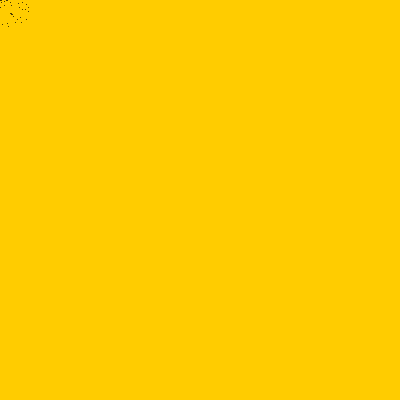
Frame 1 (no input)
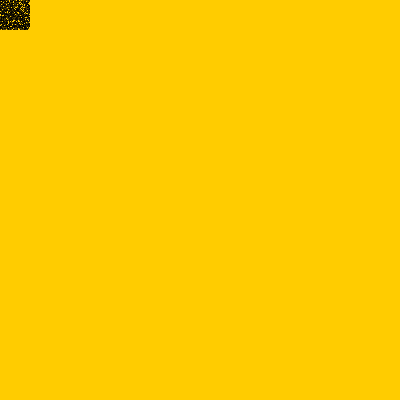
Frame 60 (the mouse pressed at the canvas centre just before this capture)
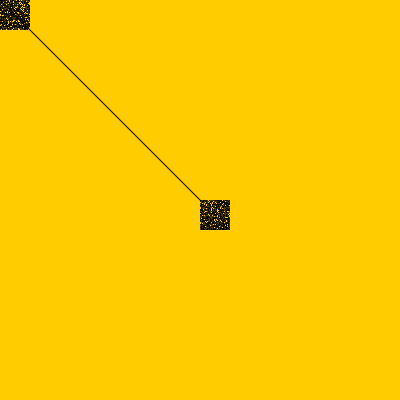
Frame 120 (the mouse held since frame 60 and released just before this capture)

The Processing sketch that drew these frames (run headless with seeded random() and noise(); from frame 60 on, the mouse is pressed at the canvas centre):

// Processing sketch: processing_110016
// ── processing_110016.pde

void setup(){
  size(400, 400);

background(255, 204, 0);
}
void draw(){
  line(pmouseX, pmouseY, mouseX, mouseY)
;
  
  for(int i=0; i<30; i++){
  point(mouseX +random(30), mouseY + random(30));
  }  

  }
